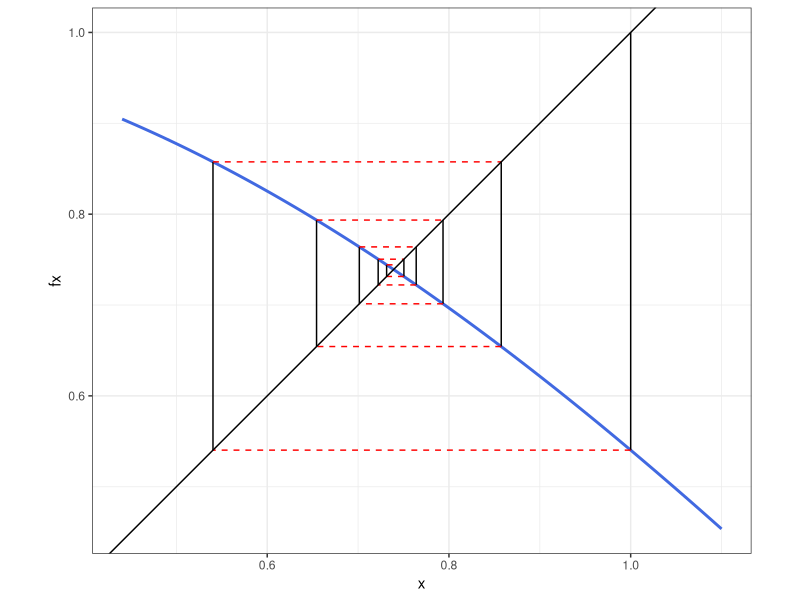
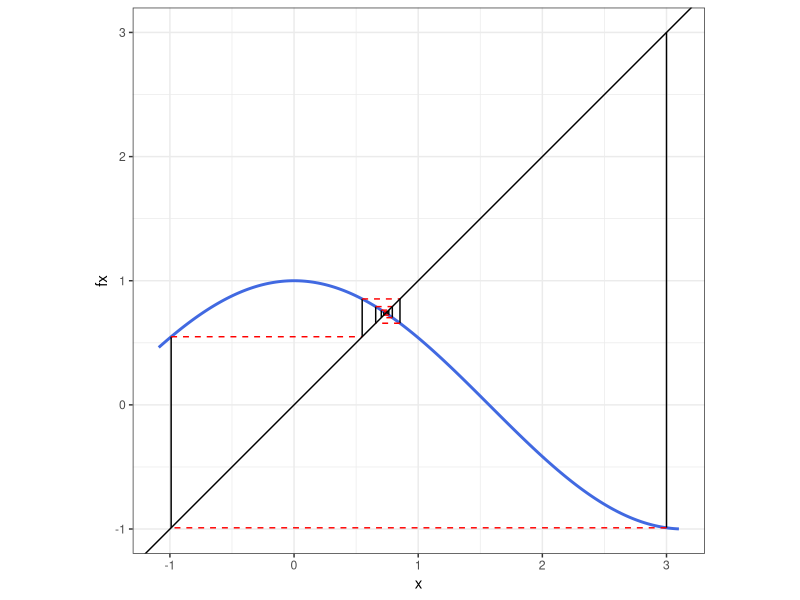
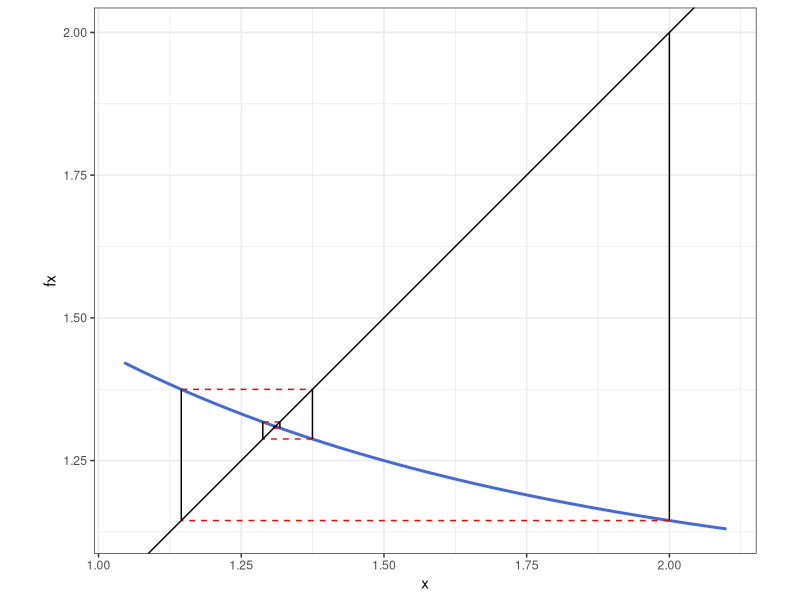
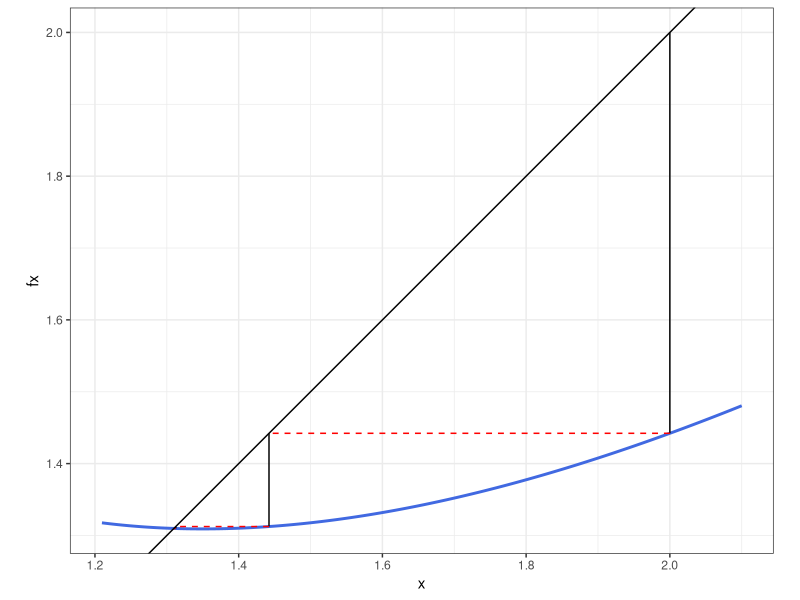

Write the R code that produced these figures, in order.
#######################
## Root Finding with fixed point iteration
## Copyright (c) Jeff Hwang
#######################

library(ggplot2)
fixedpoint_show <- function(ftn, x0, iter = 5){
  # applies fixed-point method to find x such that ftn(x) = x
  # ftn is a user-defined function
  # df_points_1 and df_points_2 are used to track each update
  # it will be used to plot the line segments showing each update
  # each line segment connects the points (x1, y1) to (x2, y2)
  df_points_1 <- data.frame(
    x1 = numeric(0),
    y1 = numeric(0),
    x2 = numeric(0),
    y2 = numeric(0))
  df_points_2 <- df_points_1
  xnew <- x0
  cat("Starting value is:", xnew, "\n")
  
  # iterate the fixed point algorithm
  for (i in 1:iter) {
    xold <- xnew
    xnew <- ftn(xold)
    cat("Next value of x is:", xnew, "\n")
    # vertical line segments, where x1 = x2
    df_points_1[i, ] <- c(x1 = xold, y1 = xold, x2 = xold, y2 = xnew)
    # horizontal line segments, where y1 = y2
    df_points_2[i, ] <- c(x1 = xold, y1 = xnew, x2 = xnew, y2 = xnew)
  }
  # use ggplot to plot the function and the segments for each iteration
  # determine the limits to use for the plot
  # start is the min of these values. we subtract .1 to provide a small margin
  plot_start <- min(df_points_1$x1, df_points_1$x2, x0) - 0.1  
  # end is the max of these values
  plot_end <- max(df_points_1$x1, df_points_1$x2, x0) + 0.1
  
  # calculate the value of the funtion fx for all x
  x <- seq(plot_start, plot_end, length.out = 200)
  fx <- rep(NA, length(x))
  for (i in seq_along(x)) {
    fx[i] <- ftn(x[i])
  }
  function_data <- data.frame(x, fx) # data frame containing the function values
  
  p <- ggplot(function_data, aes(x = x, y = fx)) + 
    geom_line(color = "royalblue", size = 1) +  # plot the function
    geom_segment(aes(x = x1, y = y1, xend = x2, yend = y2), 
                 data = df_points_1, color = "black", lty = 1) +
    geom_segment(aes(x = x1, y = y1, xend = x2, yend = y2), 
                 data = df_points_2, color = "red", lty = 2) +
    geom_abline(intercept = 0, slope = 1) + # plot the line y = x
    coord_equal() + theme_bw()
  
  print(p) # produce the plot
  xnew # value that gets returned
}

##### Function 1
f <- function(x) cos(x)

## using x0 = 1
fixedpoint_show(f, 1, iter= 10)

## using x0 = 3
fixedpoint_show(f, x0 = 3, iter = 10)

## Function 2
f1 <- function(x){
  exp(exp(-x))
}
## using x0 = 2
fixedpoint_show(f1, x0 = 2, iter = 10)

## Function 3
f2 <- function(x) {
  x - log(x) + exp(-x)
}
## using x0 = 2
fixedpoint_show(f2, x0 = 2, iter = 5)

